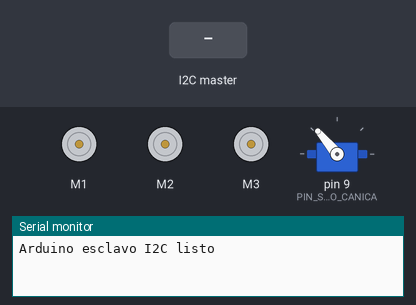
Recording of a program running on a simulated Arduino Uno, built with avr-gcc and run on an emulated ATmega328P. Parts: 3 × DC motor (green arrow = forward, orange = backward, longer = faster), servo, the last lines printed to the serial monitor. The inputs (shaded band) are chosen by the test bench.

Above: at 1.2 s.
1.3 s: the I2C master sends the byte 1
At 2.2 s:
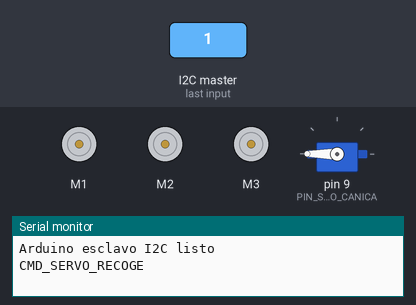
4.3 s: the I2C master sends the byte 2
At 5.7 s:
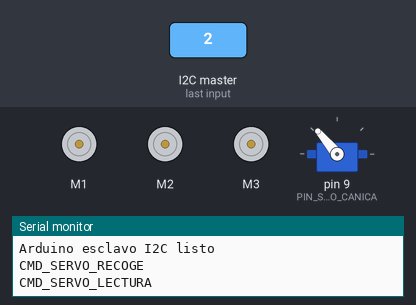
Timing chart, 0 to 7.3 s (numbered marks = the images above; inputs shaded):
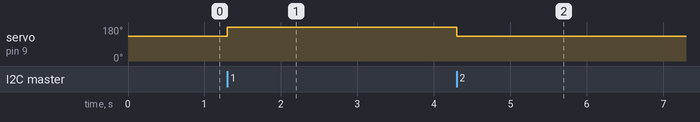

The program:

main.cpp
```cpp
#include <Arduino.h>
#include <AFMotor.h>
#include <Servo.h>
#include <Wire.h>

constexpr uint8_t I2C_ADDR = 0x08;

constexpr uint8_t CMD_SERVO_RECOGE = 0x01;
constexpr uint8_t CMD_SERVO_LECTURA = 0x02;
constexpr uint8_t CMD_SERVO_TIRAR = 0x03;
constexpr uint8_t CMD_BAJAR = 0x10;
constexpr uint8_t CMD_PINZA_CERRAR = 0x11;
constexpr uint8_t CMD_SUBIR = 0x12;
constexpr uint8_t CMD_PINZA_ABRIR = 0x13;
constexpr uint8_t CMD_PINZA_STOP = 0x14;
constexpr uint8_t CMD_ANTEBRAZO_STOP = 0x15;
constexpr uint8_t CMD_BASE_ADELANTE = 0x20;
constexpr uint8_t CMD_BASE_STOP = 0x21;
constexpr uint8_t CMD_BASE_ATRAS = 0x22;

constexpr uint8_t PIN_SERVO_CANICA = 9;

constexpr uint8_t MOTOR_BASE = 1;
constexpr uint8_t MOTOR_ANTEBRAZO = 2;
constexpr uint8_t MOTOR_PINZA = 3;

constexpr uint8_t VELOCIDAD_BASE = 150;
constexpr uint8_t VELOCIDAD_ANTEBRAZO = 150;
constexpr uint8_t VELOCIDAD_PINZA = 150;
constexpr int ANGULO_RECOGE = 180;
constexpr int ANGULO_LECTURA = 130;
constexpr int ANGULO_TIRAR = 85;

Servo servoCanica;
AF_DCMotor motorBase(MOTOR_BASE);
AF_DCMotor motorAntebrazo(MOTOR_ANTEBRAZO);
AF_DCMotor motorPinza(MOTOR_PINZA);

volatile uint8_t ultimoComando = 0;
volatile bool comandoPendiente = false;

void detenerAntebrazo() {
  motorAntebrazo.run(RELEASE);
}

void antebrazoBajar() {
  motorAntebrazo.run(BACKWARD);
}

void antebrazoSubir() {
  motorAntebrazo.run(FORWARD);
}

void baseAdelante() {
  motorBase.run(FORWARD);
}

void baseAtras() {
  motorBase.run(BACKWARD);
}

void baseStop() {
  motorBase.run(RELEASE);
}

void pinzaCerrar() {
  motorPinza.run(FORWARD);
}

void pinzaAbrir() {
  motorPinza.run(BACKWARD);
}

void pinzaStop() {
  motorPinza.run(RELEASE);
}

void ejecutarComando(uint8_t comando) {
  switch (comando) {
    case CMD_SERVO_RECOGE:
      servoCanica.write(ANGULO_RECOGE);
      Serial.println(F("CMD_SERVO_RECOGE"));
      break;
    case CMD_SERVO_LECTURA:
      servoCanica.write(ANGULO_LECTURA);
      Serial.println(F("CMD_SERVO_LECTURA"));
      break;
    case CMD_SERVO_TIRAR:
      servoCanica.write(ANGULO_TIRAR);
      Serial.println(F("CMD_SERVO_TIRAR"));
      break;
    case CMD_BAJAR:
      antebrazoBajar();
      Serial.println(F("CMD_BAJAR"));
      break;
    case CMD_SUBIR:
      antebrazoSubir();
      Serial.println(F("CMD_SUBIR"));
      break;
    case CMD_ANTEBRAZO_STOP:
      detenerAntebrazo();
      Serial.println(F("CMD_ANTEBRAZO_STOP"));
      break;
    case CMD_PINZA_CERRAR:
      pinzaCerrar();
      Serial.println(F("CMD_PINZA_CERRAR"));
      break;
    case CMD_PINZA_ABRIR:
      pinzaAbrir();
      Serial.println(F("CMD_PINZA_ABRIR"));
      break;
    case CMD_PINZA_STOP:
      pinzaStop();
      Serial.println(F("CMD_PINZA_STOP"));
      break;
    case CMD_BASE_ADELANTE:
      baseAdelante();
      Serial.println(F("CMD_BASE_ADELANTE"));
      break;
    case CMD_BASE_ATRAS:
      baseAtras();
      Serial.println(F("CMD_BASE_ATRAS"));
      break;
    case CMD_BASE_STOP:
      baseStop();
      Serial.println(F("CMD_BASE_STOP"));
      break;
    default:
      Serial.print(F("Comando desconocido: 0x"));
      Serial.println(comando, HEX);
      break;
  }
}

void onReceiveI2C(int bytesRecibidos) {
  (void)bytesRecibidos;
  while (Wire.available()) {
    ultimoComando = Wire.read();
    comandoPendiente = true;
  }
}

void onRequestI2C() {
  Wire.write(1);
}

void setup() {
  Serial.begin(115200);

  motorBase.setSpeed(VELOCIDAD_BASE);
  motorAntebrazo.setSpeed(VELOCIDAD_ANTEBRAZO);
  motorPinza.setSpeed(VELOCIDAD_PINZA);

  detenerAntebrazo();
  baseStop();
  pinzaStop();

  servoCanica.attach(PIN_SERVO_CANICA);
  servoCanica.write(ANGULO_LECTURA);

  Wire.begin(I2C_ADDR);
  Wire.onReceive(onReceiveI2C);
  Wire.onRequest(onRequestI2C);

  Serial.println(F("Arduino esclavo I2C listo"));
}

void loop() {
  if (comandoPendiente) {
    noInterrupts();
    const uint8_t comando = ultimoComando;
    comandoPendiente = false;
    interrupts();

    ejecutarComando(comando);
  }

}
```

Measured:
- after the input at 1.3 s, servo on pin 9 (PIN_SERVO_CANICA): 130° → 180° at once
- after the input at 4.3 s, servo on pin 9 (PIN_SERVO_CANICA): 180° → 130° at once
